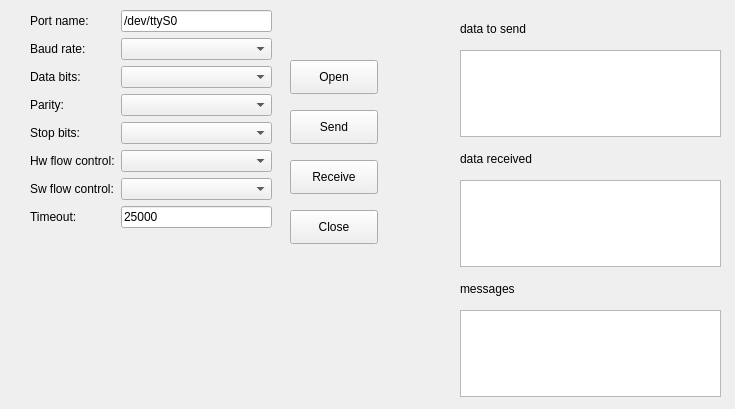
<?xml version="1.0" encoding="UTF-8"?>
<ui version="4.0">
 <class>sptest</class>
 <widget class="QMainWindow" name="sptest">
  <property name="geometry">
   <rect>
    <x>0</x>
    <y>0</y>
    <width>735</width>
    <height>409</height>
   </rect>
  </property>
  <property name="windowTitle">
   <string>Serial port test program</string>
  </property>
  <widget class="QWidget" name="centralwidget">
   <widget class="QPlainTextEdit" name="txtSend">
    <property name="geometry">
     <rect>
      <x>460</x>
      <y>50</y>
      <width>261</width>
      <height>87</height>
     </rect>
    </property>
   </widget>
   <widget class="QPlainTextEdit" name="txtReceive">
    <property name="geometry">
     <rect>
      <x>460</x>
      <y>180</y>
      <width>261</width>
      <height>87</height>
     </rect>
    </property>
   </widget>
   <widget class="QLabel" name="label_8">
    <property name="geometry">
     <rect>
      <x>460</x>
      <y>20</y>
      <width>81</width>
      <height>18</height>
     </rect>
    </property>
    <property name="text">
     <string>data to send</string>
    </property>
   </widget>
   <widget class="QLabel" name="label_9">
    <property name="geometry">
     <rect>
      <x>460</x>
      <y>150</y>
      <width>101</width>
      <height>18</height>
     </rect>
    </property>
    <property name="text">
     <string>data received</string>
    </property>
   </widget>
   <widget class="QLabel" name="label_10">
    <property name="geometry">
     <rect>
      <x>460</x>
      <y>280</y>
      <width>101</width>
      <height>18</height>
     </rect>
    </property>
    <property name="text">
     <string>messages</string>
    </property>
   </widget>
   <widget class="QPushButton" name="btnOpen">
    <property name="geometry">
     <rect>
      <x>290</x>
      <y>60</y>
      <width>88</width>
      <height>34</height>
     </rect>
    </property>
    <property name="text">
     <string>Open</string>
    </property>
   </widget>
   <widget class="QPushButton" name="btnSend">
    <property name="geometry">
     <rect>
      <x>290</x>
      <y>110</y>
      <width>88</width>
      <height>34</height>
     </rect>
    </property>
    <property name="text">
     <string>Send</string>
    </property>
   </widget>
   <widget class="QPushButton" name="btnReceive">
    <property name="geometry">
     <rect>
      <x>290</x>
      <y>160</y>
      <width>88</width>
      <height>34</height>
     </rect>
    </property>
    <property name="text">
     <string>Receive</string>
    </property>
   </widget>
   <widget class="QPushButton" name="btnClose">
    <property name="geometry">
     <rect>
      <x>290</x>
      <y>210</y>
      <width>88</width>
      <height>34</height>
     </rect>
    </property>
    <property name="text">
     <string>Close</string>
    </property>
   </widget>
   <widget class="QWidget" name="layoutWidget">
    <property name="geometry">
     <rect>
      <x>30</x>
      <y>10</y>
      <width>242</width>
      <height>300</height>
     </rect>
    </property>
    <layout class="QFormLayout" name="formLayout">
     <item row="0" column="0">
      <widget class="QLabel" name="label">
       <property name="text">
        <string>Port name:</string>
       </property>
      </widget>
     </item>
     <item row="0" column="1">
      <widget class="QLineEdit" name="portName">
       <property name="text">
        <string>/dev/ttyS0</string>
       </property>
      </widget>
     </item>
     <item row="1" column="0">
      <widget class="QLabel" name="label_2">
       <property name="text">
        <string>Baud rate:</string>
       </property>
      </widget>
     </item>
     <item row="1" column="1">
      <widget class="QComboBox" name="baudRate"/>
     </item>
     <item row="2" column="0">
      <widget class="QLabel" name="label_3">
       <property name="text">
        <string>Data bits:</string>
       </property>
      </widget>
     </item>
     <item row="2" column="1">
      <widget class="QComboBox" name="numDataBits"/>
     </item>
     <item row="3" column="0">
      <widget class="QLabel" name="label_4">
       <property name="text">
        <string>Parity:</string>
       </property>
      </widget>
     </item>
     <item row="3" column="1">
      <widget class="QComboBox" name="parity"/>
     </item>
     <item row="4" column="0">
      <widget class="QLabel" name="label_5">
       <property name="text">
        <string>Stop bits:</string>
       </property>
      </widget>
     </item>
     <item row="4" column="1">
      <widget class="QComboBox" name="numStopBits"/>
     </item>
     <item row="5" column="0">
      <widget class="QLabel" name="label_6">
       <property name="text">
        <string>Hw flow control:</string>
       </property>
      </widget>
     </item>
     <item row="5" column="1">
      <widget class="QComboBox" name="hardwareFlowControl"/>
     </item>
     <item row="6" column="0">
      <widget class="QLabel" name="label_7">
       <property name="text">
        <string>Sw flow control:</string>
       </property>
      </widget>
     </item>
     <item row="6" column="1">
      <widget class="QComboBox" name="softwareFlowControl"/>
     </item>
     <item row="7" column="0">
      <widget class="QLabel" name="label_11">
       <property name="text">
        <string>Timeout:</string>
       </property>
      </widget>
     </item>
     <item row="7" column="1">
      <widget class="QLineEdit" name="timeout">
       <property name="text">
        <string>25000</string>
       </property>
      </widget>
     </item>
    </layout>
   </widget>
   <widget class="QPlainTextEdit" name="txtMessage">
    <property name="geometry">
     <rect>
      <x>460</x>
      <y>310</y>
      <width>261</width>
      <height>87</height>
     </rect>
    </property>
   </widget>
  </widget>
 </widget>
 <resources/>
 <connections/>
</ui>
